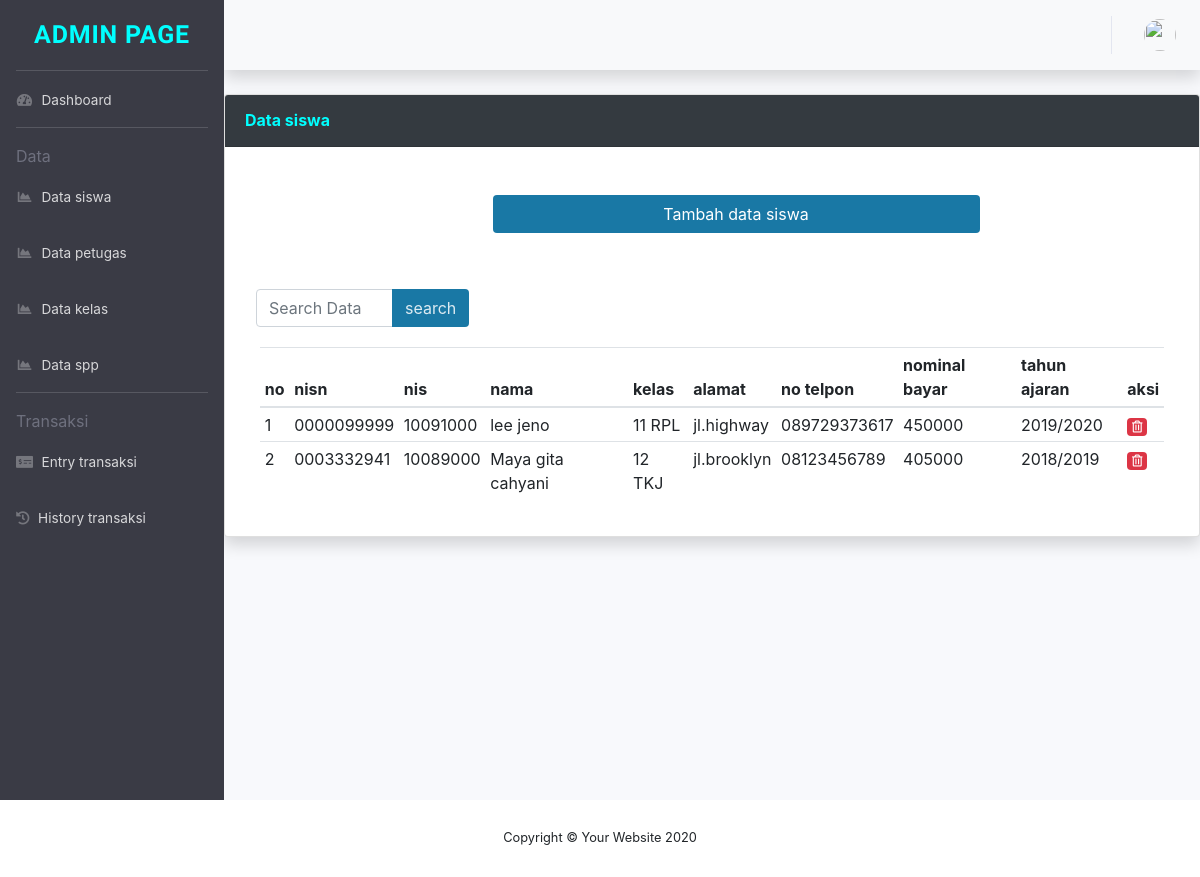
Screenshot of /index.php/siswa/dataSiswa with the database file from the repository.
### tables this page shows
CREATE TABLE `siswa` (
  `nisn` varchar(10) NOT NULL,
  `nis` varchar(8) NOT NULL,
  `password` varchar(110) NOT NULL,
  `username` varchar(50) NOT NULL,
  `is_active` int(1) NOT NULL,
  `nama` varchar(50) NOT NULL,
  `id_kelas` int(11) NOT NULL,
  `alamat` varchar(500) NOT NULL,
  `no_telp` varchar(13) NOT NULL,
  `id_spp` varchar(3) NOT NULL
);

CREATE TABLE `kelas` (
  `id_kelas` int(11) NOT NULL,
  `nama_kelas` varchar(20) NOT NULL,
  `jurusan` varchar(50) NOT NULL
);

CREATE TABLE `spp` (
  `id_spp` varchar(3) NOT NULL,
  `tahunAjaran` varchar(10) NOT NULL,
  `nominal` varchar(20) NOT NULL
);

### application/controllers/siswa.php (called while the page is built, shortened)
<?php
class siswa extends CI_Controller {
	function __construct(){
		$this->load->helper('url');
		$this->load->helper('form');
		$this->load->model('M_siswa');
		$this->load->library('form_validation');
	}
	public function dataSiswa(){
		$data['petugas'] = $this->db->get_where('petugas',['username'=> $this->session->userdata('username')])->row_array();
		$data['page_title'] = 'tabel siswa';
		$data['pagename'] = 'admin page';
		$data['siswa']=$this->M_siswa->select_siswa()->result();
		$this->load->view('include/admin-header',$data);
		$this->load->view('siswa/dataSiswa',$data);
		$this->load->view('include/user-footer');
	}
}
?>

### index.php (called while the page is built, shortened)
<?php
require_once BASEPATH.'core/CodeIgniter.php';

### application/models/m_siswa.php (called while the page is built, shortened)
<?PHP
 class 	M_siswa extends CI_model
 {
 	public function select_siswa(){
    $cari = $this->input->GET('cari', TRUE);
    $this->db->select('*');
    $this->db->from('siswa');
    $this->db->join('kelas','siswa.id_kelas =kelas.id_kelas');
    $this->db->join('spp','siswa.id_spp =spp.id_spp');
    $this->db->like("nama" , $cari);
    $query = $this->db->get();
    return $query;
   }
}
?>

### application/views/siswa/dataSiswa.php (the view, shortened to what this page needs)
<div class="card shadow mb-4 " >
     <div class="card-header py-3" >
       <h6 class="m-0 font-weight-bold ">Data siswa</h6>
     </div>
     <center>
     <a href="<?php echo site_url('siswa/create')?>" class="btn btn-cyan col-6 ml-5 mt-5 mb-5 justify-content-center text-white   " >Tambah data siswa</a>
      </center>
      <div class="row mt-2 ml-3" >
         <div class="col-md-3">
         <form action="" method="GET" class="justify-content-right">
         <div class="input-group ">
         <input type="text" class="form-control"  aria-label="Default" aria-describedby="inputGroup-sizing-default" placeholder="Search Data" name="cari">
         <div class="input-group-append">
         <button class="btn btn-cyan" type="submit" calue="cari">search</button>
         </form>
         </div>
         </div>
         </div>
      </div>
        <div class="container-fluid">
         <div class="card-body" >
          <div class="table-responsive">
         <table class="table table-hover  table-sm" id="dataTable" width="100%" cellspacing="0">
             <thead>
              <tr>
                <th >
                   no
                </th>
                <th >
                   nisn
                </th>
                <th>
                   nis
                </th>
                <th scope="col">
                   nama
                </th>
                <th scope="col">
                  kelas
                </th>
                <th scope="col">
                   alamat
                </th>
                <th scope="col">
                   no telpon
                </th>
                <th scope="col">
                   nominal bayar
                </th>
                <th scope="col">
                   tahun ajaran
                </th>
                <th scope="col">
                   aksi
                </th>
                </tr>
                </thead>
                <tbody>
                <?php
           $i =0;
           if(count($siswa)>0)
           {
           foreach ($siswa as $student) {
              $i++;
           ?>
         <tr style='cursor:pointer;' class='clickable-row' data-href='<?php echo base_url(); ?>siswa/update/<?php echo $student->nisn; ?>'>
           <td> <?php echo $i ?></td>
           <td> <?php echo $student->nisn; ?></td>
           <td> <?php echo $student->nis; ?></td>
           <td> <?php echo $student->nama; ?></td>
           <td> <?php echo $student->nama_kelas; ?></td>
           <td> <?php echo $student->alamat; ?></td>
           <td> <?php echo $student->no_telp; ?></td>
           <td> <?php echo $student->nominal; ?></td>
           <td> <?php echo $student->tahunAjaran; ?></td>
           <td>
           <a href="<?php echo base_url(); ?>siswa/delete/<?php echo $student->nisn; ?>" class="badge badge-danger"
           onclick="return confirm('apakah anda yakin?')"><i class="far fa-trash-alt"></i></a>
           </td>
         </tr>
         <?php }
              }
              else
              {
                 echo "Data tidak ditemukan";
              }
            ?>
         </tbody>
        </table>
        </div>
       </div>
     </div>
   </div>
 </div>

### rows the page displays
siswa: nisn "0000099999", nis "10091000", nama "lee jeno", id_kelas.nama_kelas "11 RPL", alamat "jl.highway", no_telp "089729373617", id_spp.nominal "450000", id_spp.tahunAjaran "2019/2020"
siswa: nisn "0003332941", nis "10089000", nama "Maya gita cahyani", id_kelas.nama_kelas "12 TKJ", alamat "jl.brooklyn", no_telp "08123456789", id_spp.nominal "405000", id_spp.tahunAjaran "2018/2019"

### other values shown
$pagename "ADMIN PAGE"
